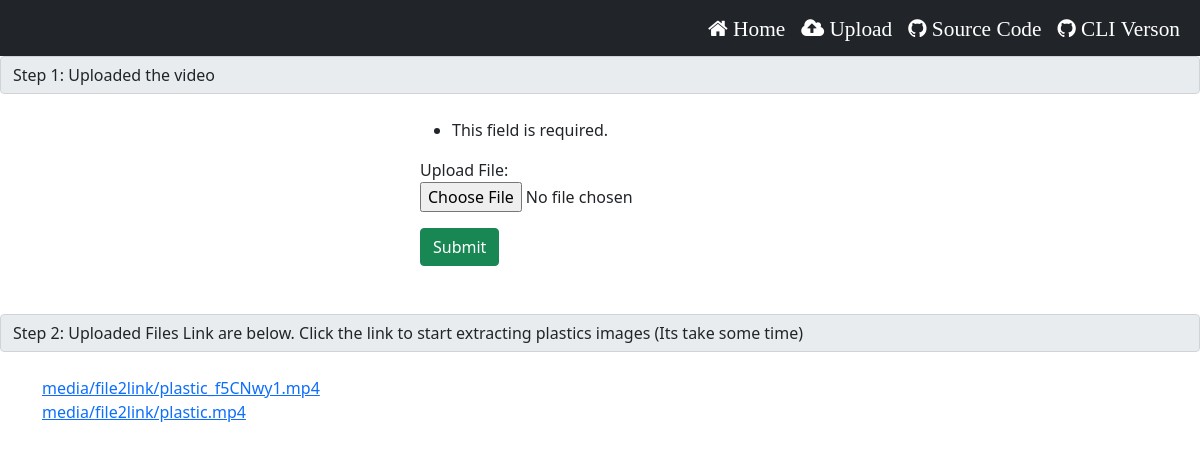
Page /upload/ on the committed database.
### dbs/models.py (models this page shows)
class Videos(models.Model):
    Upload_File=models.FileField(upload_to='file2link')

### dbs/views.py (the view)
# urls.py: path('upload/', Uploader, name='upload'),
def Uploader(request):
    form = UploadVideo(request.POST,request.FILES)
    if form.is_valid():
        form.save()
        form = UploadVideo()
    context = {
        'files': Videos.objects.all(),
        'form': form
    }
    return render(request,'upload.html',context)

### dbs/forms.py
class UploadVideo(forms.ModelForm):
    class Meta:
        model = Videos
        fields = [
            "Upload_File",
        ]

### Templates/upload.html (shortened to what this page needs)
{% extends 'base.html' %}
{% block content %}
<input class="form-control" type="text" value="Step 1: Uploaded the video" readonly><br>
<div style="margin: 0% 35%;">
<form action="" method='POST' enctype="multipart/form-data">
    {{ form.as_p}}
    <button type="submit" class="btn btn-success" name="username" value ="{{user.get_username}}">Submit</button>
    </form>
</div>
<br><br>
<input class="form-control" type="text" value="Step 2: Uploaded Files Link are below. Click the link to start extracting plastics images (Its take some time)" readonly><br>
<div class="container">
{% for i in files reversed %}
<a href="/link/media/{{i.Upload_File}}">media/{{i.Upload_File}}</a> <br>
{% endfor %}
</div>
{% endblock content %}

### rows in the picture
Videos: Upload_File "file2link/plastic_f5CNwy1.mp4"
Videos: Upload_File "file2link/plastic.mp4"
